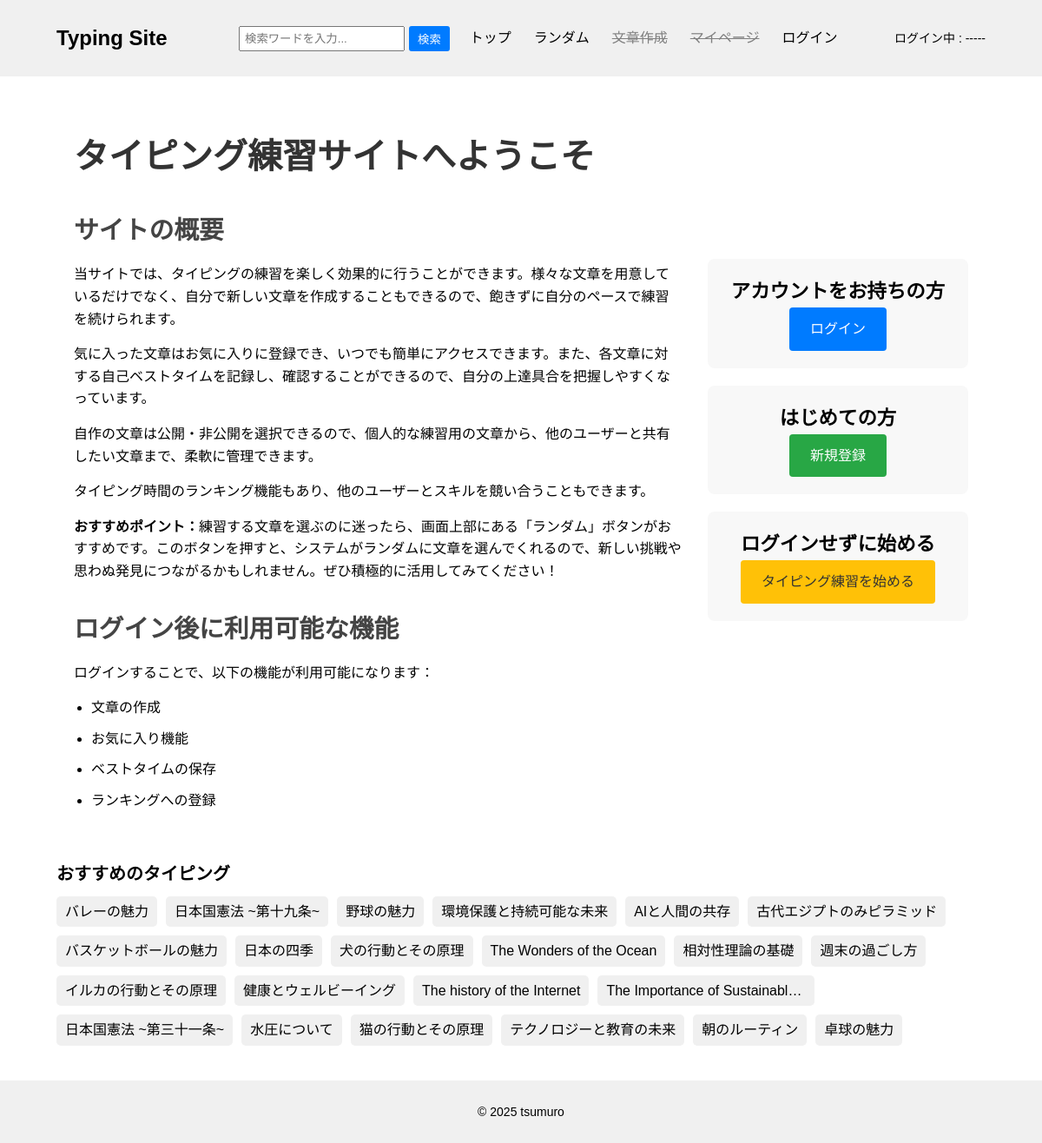
The page / on the database its author committed.
### contentapp/models.py (models this page shows, shortened)
class Content(models.Model):
    user = models.ForeignKey(
        settings.AUTH_USER_MODEL,
        on_delete=models.SET_NULL,
        null=True,
        blank=True
    )
    title = models.CharField(max_length=50, unique=True)
    sentence = models.TextField()
    category = models.ForeignKey(
        Category,
        on_delete=models.SET_NULL,
        null=True,
        blank=True,
    )
    is_public = models.BooleanField(default=True)
    play_count = models.IntegerField(default=0)
    created_at = models.DateTimeField(auto_now_add=True)

### typingapp/views.py (the view)
# urls.py: path('', views.IndexView.as_view(), name="index"),
class IndexView(generic.ListView):
    template_name = "index.html"
    context_object_name = "content_list"
    queryset = Content.objects.filter(is_public=True).order_by("?")

### typingapp/templates/index.html (shortened to what this page needs)
{% extends "base.html" %}
{% block contents %}
<div class="top-container">
    <section class="site-details">
        <h1>タイピング練習サイトへようこそ</h1>
        <h2>サイトの概要</h2>
        <p>当サイトでは、タイピングの練習を楽しく効果的に行うことができます。様々な文章を用意しているだけでなく、自分で新しい文章を作成することもできるので、飽きずに自分のペースで練習を続けられます。</p>
        <p>気に入った文章はお気に入りに登録でき、いつでも簡単にアクセスできます。また、各文章に対する自己ベストタイムを記録し、確認することができるので、自分の上達具合を把握しやすくなっています。</p>
        <p>自作の文章は公開・非公開を選択できるので、個人的な練習用の文章から、他のユーザーと共有したい文章まで、柔軟に管理できます。</p>
        <p>タイピング時間のランキング機能もあり、他のユーザーとスキルを競い合うこともできます。</p>
        <p><strong>おすすめポイント：</strong>練習する文章を選ぶのに迷ったら、画面上部にある「ランダム」ボタンがおすすめです。このボタンを押すと、システムがランダムに文章を選んでくれるので、新しい挑戦や思わぬ発見につながるかもしれません。ぜひ積極的に活用してみてください！</p>
        <h2>ログイン後に利用可能な機能</h2>
        <p>ログインすることで、以下の機能が利用可能になります：</p>
        <ul>
            <li>文章の作成</li>
            <li>お気に入り機能</li>
            <li>ベストタイムの保存</li>
            <li>ランキングへの登録</li>
        </ul>
    </section>
    <aside class="auth-section">
        <div class="auth-box">
            <h2>アカウントをお持ちの方</h2>
            <a href="{% url 'accounts:login' %}" class="btn btn-primary">ログイン</a>
        </div>
        <div class="auth-box">
            <h2>はじめての方</h2>
            <a href="{% url 'accounts:signup' %}" class="btn btn-secondary">新規登録</a>
        </div>
        <div class="auth-box">
            <h2>ログインせずに始める</h2>
            <a href="{% url 'typingapp:randomTyping' %}" class="btn btn-tertiary">タイピング練習を始める</a>
        </div>
    </aside>
</div>
<div class="content-list">
    <h2>おすすめのタイピング</h2>
    <ul>
        {% for content in content_list|slice:":22" %}
        <li><a href="{% url "typingapp:typing" content.pk %}">{{ content.title}}</a></li>
        {% endfor %}
    </ul>
</div>
{% endblock %}

### typingproject/static/css/style.css (style rules this page uses)
* { margin: 0; padding: 0; box-sizing: border-box; }
body { font-family: Arial, sans-serif; line-height: 1.6; }
.content-list { margin-top: 20px; }
.content-list h2 { font-size: 20px; margin-bottom: 10px; }
.content-list ul { display: flex; flex-wrap: wrap; gap: 10px; list-style-type: none; padding-left: 0; }
.content-list li { background-color: #f0f0f0; border-radius: 5px; display: inline-block; max-width: 250px; transition: transform 0.2s ease, box-shadow 0.2s ease; }
.content-list a { text-decoration: none; color: #000; display: block; padding: 5px 10px; white-space: nowrap; overflow: hidden; text-overflow: ellipsis; }
.top-container { display: flex; gap: 30px; max-width: 1200px; margin: 0 auto; padding: 20px; }
.site-details { flex: 7; }
.auth-section { flex: 3; margin-top: 150px; }
.site-details h1 { font-size: 2.5em; color: #333; margin-bottom: 20px; }
.site-details h2 { font-size: 1.8em; color: #444; margin-top: 30px; margin-bottom: 15px; }
.site-details p { font-size: 1em; line-height: 1.6; margin-bottom: 15px; }
.site-details ul { list-style-type: disc; margin-left: 20px; margin-bottom: 15px; }
.site-details ul li { margin-bottom: 10px; }
.auth-box { background-color: #f8f8f8; border-radius: 8px; padding: 20px; margin-bottom: 20px; text-align: center; }
.auth-box h2 { font-size: 1.4em; }
.btn { display: inline-block; padding: 10px 20px; font-size: 1em; text-decoration: none; border-radius: 5px; transition: background-color 0.3s, transform 0.3s; }
.btn-primary { background-color: #007bff; color: white; }
.btn-secondary { background-color: #28a745; color: white; }
.btn-tertiary { background-color: #ffc107; color: #333; }
.btn { padding: 0.75rem 1.5rem; border: none; border-radius: 4px; cursor: pointer; font-size: 1rem; transition: background-color 0.3s, transform 0.1s; }

### rows shown on the page
Content: title "バレーの魅力"
Content: title "日本国憲法 ~第十九条~"
Content: title "野球の魅力"
Content: title "環境保護と持続可能な未来"
Content: title "AIと人間の共存"
Content: title "古代エジプトのみピラミッド"
Content: title "バスケットボールの魅力"
Content: title "日本の四季"
Content: title "犬の行動とその原理"
Content: title "The Wonders of the Ocean"
Content: title "相対性理論の基礎"
Content: title "週末の過ごし方"
Content: title "イルカの行動とその原理"
Content: title "健康とウェルビーイング"
Content: title "The history of the Internet"
Content: title "The Importance of Sustainabl…"
Content: title "日本国憲法 ~第三十一条~"
Content: title "水圧について"
Content: title "猫の行動とその原理"
Content: title "テクノロジーと教育の未来"
Content: title "朝のルーティン"
Content: title "卓球の魅力"
